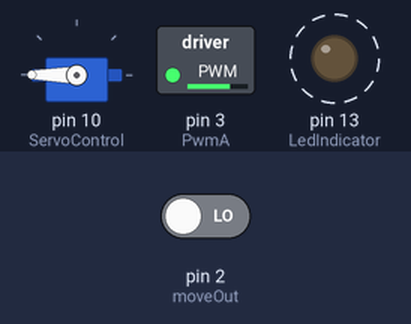
Bench run of a sketch on a simulated Arduino Uno, built with avr-gcc and run on an emulated ATmega328P. Shown: servo, switched loads named in the sketch (green lamp = pin HIGH), output pins drawn as LEDs (lit = HIGH). Dashed ring = blinking. The test bench sets the inputs (shaded band); at power-on: pin 2 (moveOut) LOW. What the sketch prints to the serial monitor is not drawn.

Above: at 1.2 s.
1.3 s: pin 2 (moveOut) driven HIGH
At 2.0 s:
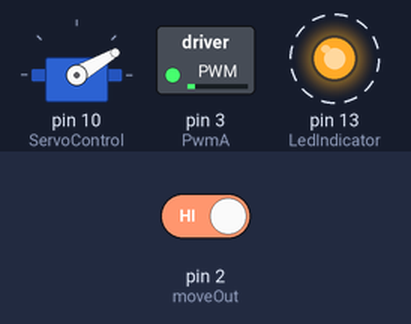
4.3 s: pin 2 (moveOut) driven LOW
At 5.0 s:
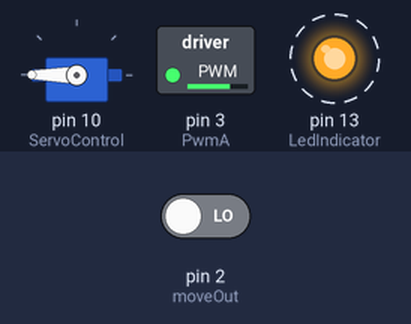
Timing chart, 0 to 13.3 s (numbered marks = the images above; inputs shaded):
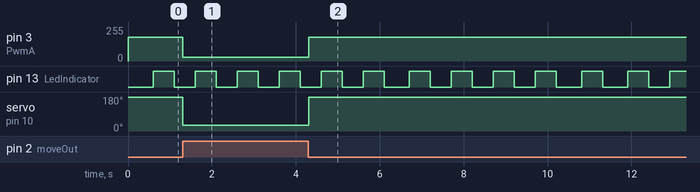

Measured:
- after the input at 1.3 s, pin 3 (PwmA): 180/255 → 30/255 at once; servo on pin 10 (ServoControl): 180° → 30° at once
- after the input at 4.3 s, pin 3 (PwmA): 30/255 → 180/255 at once; servo on pin 10 (ServoControl): 30° → 180° at once
- by itself, pin 13 (LedIndicator): alternates HIGH for 0.50 s and LOW for 0.50 s

The sketch:

kids_arduino_play_v0_11.ino
```cpp
/*
Created : 2022-12-02
Author : Martin Knudsen
Purpose : To control servo motors for fun and play

Version / Changes:
0.1 / First version, includes https://playground.arduino.cc/Code/Time/
*/

// ---------------------------------------------------------------------------//
//				 Inclusiions
// ---------------------------------------------------------------------------//

#include <Servo.h>


// ------------- Time library -------------
#define TIME_MSG_LEN  11   // time sync to PC is HEADER followed by unix time_t as ten ascii digits
#define TIME_HEADER  'T'   // Header tag for serial time sync message
#define TIME_REQUEST  7    // ASCII bell character requests a time sync message

// ------------- Servo library -------------
Servo myservo;  // create servo object to control a servo


// ---------------------------------------------------------------------------//
//				 Declerations I/O
// ---------------------------------------------------------------------------//
// Setup of I/O
// Digital
const int RX = 0;
const int TX = 1;
const int moveOut = 2;
const int PwmA = 3;
const int spare4 = 4;
const int spare5 = 5;
const int spare6 = 6;
const int spare7 = 7;
const int spare8 = 8;
const int spare9 = 9;
const int ServoControl = 10;
const int spare11 = 11;
const int spare12 = 12;
const int LedIndicator = 13;
// Analog
const int CurrentServo = 0;

// Digital I/O
bool diMoveOut;
bool doPwmA;
bool doServoControl;
bool doLedIndicator;

// AnalogIO


// ---------------------------------------------------------------------------//
//				 Declerations other var
// ---------------------------------------------------------------------------//

// UP01
int iUP01Cmd = 1;
int iUP01Seq = 0;
int iUP01SeqLastStep = 0;
bool bUP01SeqStep = false;

unsigned long iUP01_SeqTimer001;
unsigned long iUP01_SeqTimerPre001 = 60000;
bool bUP01_SeqTimerDone001 = false;

unsigned long iUP01_OpenTime = 64000;
unsigned long iUP01_CloseTime = 72000;

float fOpenMaxCurrent = 9.0;
float fCloseMaxCurrent = 11.0;


// EM01
int iEM01Cmd = 0;
int iEM01Seq = 0;
int iEM01SeqLastStep = 0;
bool bEM01SeqStep = false;

unsigned long iEM01_SeqTimer001;
unsigned long iEM01_SeqTimerPre001;
bool bEM01_SeqTimerDone001 = false;


// System variables
bool bFirstScan = true;
bool bFirstScanAux = false;
unsigned long iLastScan;
unsigned long iMilliSec;
unsigned long iMilliSecLast;


// Aux var
int iOpenHour = 9;
int iOpenMin = 00;

int iCloseHour = 17;
int iCloseMin = 0;

byte bPwmA = 0;
byte bPwmB = 0;

unsigned long iControlLED_on = 0;
unsigned long iControlLED_off = 0;

bool bControlLED_on = false;
bool bControlLED_off = false;

// ---------------------------------------------------------------------------//
//				      Setup
// ---------------------------------------------------------------------------//
void setup() {

  //pinMode(RX, OUTPUT);
  //pinMode(TX, INPUT);
  pinMode(moveOut, INPUT);
  pinMode(PwmA, OUTPUT);
  pinMode(ServoControl, OUTPUT);
  pinMode(LedIndicator, OUTPUT);

  // Serial begin
  Serial.begin(9600);      // open the serial port at 9600 bps:


  // Servo
  myservo.attach(ServoControl);  // attaches the servo on pin xx to the servo object

}


// ---------------------------------------------------------------------------//
//				    Subroutines
// ---------------------------------------------------------------------------//

// ---------------------------------------------------------------------------//
//				    Simple timer
// ---------------------------------------------------------------------------//

bool SimpleTimer(bool bStart, unsigned long &iTimerVal, unsigned long iTime) {

  bool bTimerDone = false;

  // Start timer
  if ( bStart and iTimerVal <= iTime)
    iTimerVal = iTimerVal + iLastScan;

  if  (!bStart)
    iTimerVal = 0;

  // Return result of timer
  if ( bStart and iTimerVal >= iTime)
  {
    bTimerDone = true;
  }

  return bTimerDone;
}


// ---------------------------------------------------------------------------//
//				    Scale analog
// ---------------------------------------------------------------------------//
float ScaleAnalog(int iAnalogRead, float fHigh, float fLow) {

  float fCalcOut;
  float fAnalogRead;
  float fNorm;
  float fRange;

  // Read value from integer
  fAnalogRead = (float) iAnalogRead;

  // Calculate normalised value 0-100
  fNorm = (float) iAnalogRead/1023;

  // Calculate range
  fRange = fHigh - fLow;

  // Calculate output
  fCalcOut = fLow + fRange * fNorm;

  return fCalcOut;
}


// ---------------------------------------------------------------------------//
//				    System functions
// ---------------------------------------------------------------------------//
void fncSystem(){
/* Associated system variables
// System variables
bool bFirstScan = true;
bool bFirstScanAux = false;
unsigned long iLastScan;
unsigned long iMilliSec;
unsigned long iMilliSecLast;
*/


// First scan
  	if ( bFirstScanAux == true )
    {
     	bFirstScan = false;
    }
  	bFirstScanAux = true;


// Timer tags
	// Get the milliseconds
  	iMilliSec = millis();

 	// Find if normal operation or rollover
  	if (iMilliSec >=  iLastScan) // Normal operation
	{
		iLastScan = iMilliSec - iMilliSecLast;
	}
	else // Rollover
	{
		iLastScan = iMilliSec  + (4294967295 - iMilliSecLast);
		Serial.print("Rollover\r\n");
    }
	// Save last millisec value
	iMilliSecLast = iMilliSec;
}


// ---------------------------------------------------------------------------//
//				    Print digits
// ---------------------------------------------------------------------------//
void printDigits(int digits){
  // utility function for digital clock display: prints preceding colon and leading 0
  Serial.print(":");
  if(digits < 10)
    Serial.print('0');
  Serial.print(digits);
}


// ---------------------------------------------------------------------------//
//				   Main Loop
// ---------------------------------------------------------------------------//
void loop() {

//  ------------- Read  DI -------------
diMoveOut = digitalRead(moveOut);


//  ------------- Read  AI -------------

//  ------------- SYSTEM FUNCTIONS -------------
  fncSystem();


// Open
myservo.write(180);

if(diMoveOut)
{
  myservo.write(30);
  bPwmA = 30;
  Serial.print("Off");
}

// Close
if(not diMoveOut)
{
  myservo.write(180);
  bPwmA = 180;
  Serial.print("On");
}


// LED Indicator
bControlLED_on = SimpleTimer(!bControlLED_off, iControlLED_on, 500);
bControlLED_off = SimpleTimer(bControlLED_on, iControlLED_off, 500);

digitalWrite(LedIndicator, bControlLED_on);


//  ------------- Write to DO  -------------
analogWrite(PwmA, bPwmA);


//  ------------ Minimum scan time -------------
delay(100);
}
```
